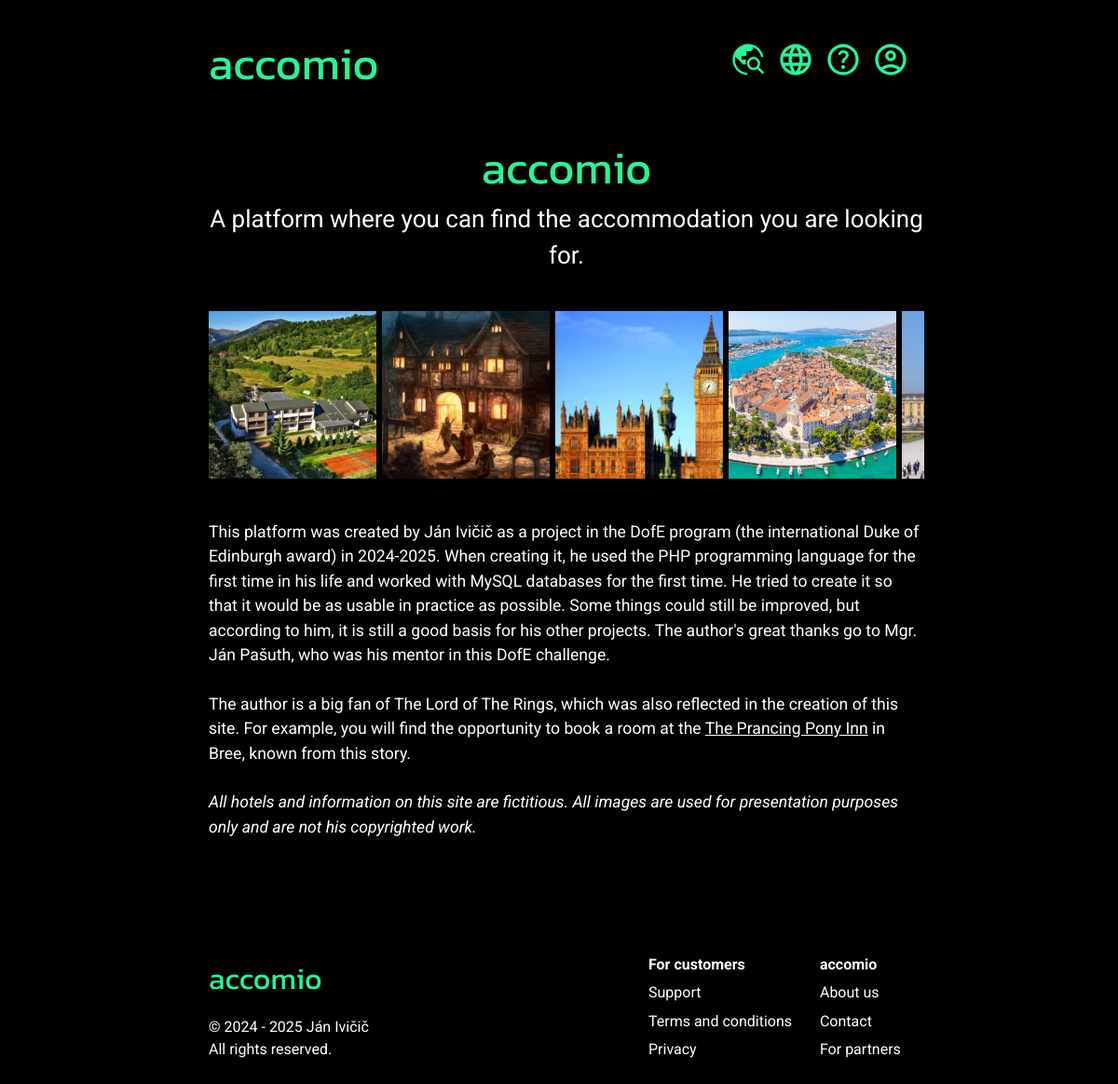
Page /about.php on the committed database.
### tables this page shows
CREATE TABLE `translations` (
  `id` int(11) NOT NULL,
  `original` text NOT NULL,
  `lang` text NOT NULL,
  `new` text NOT NULL
);

### about.php (the view, shortened to what this page needs)
<?php
$servername = "localhost";
$username = "root";
$password = "";
$dbname = "accomio";
$conn = new mysqli($servername, $username, $password, $dbname);
if (isset($_GET['lang'])) {
    $lang = $_GET['lang'];
    if ($lang == "en" || $lang == "de" || $lang == "sk") {
        unset($_COOKIE['lang']);
        setcookie("lang", $lang, time() + (86400 * 30), "/");
    } else {
        $lang = "en";
        unset($_COOKIE['lang']);
        setcookie("lang", "en", time() + (86400 * 30), "/");
    };
} elseif (isset($_COOKIE['lang'])) {
    $lang = $_COOKIE['lang'];
} else {
    $lang = substr($_SERVER['HTTP_ACCEPT_LANGUAGE'], 0, 2);
};
function t($original) {
    global $lang;
    $sql_lang = "SELECT * FROM translations WHERE lang = '" . $lang . "' AND original = '" . $original . "'";
    global $conn;
    $s_lang = $conn->query($sql_lang);
    if ($s_lang->num_rows > 0) {
        $res_lang = $s_lang->fetch_assoc();
        return $res_lang['new'];
    } else {
        return $original;
    }
}
?>
<!DOCTYPE html>
<html lang="<?php echo $lang; ?>">
    <head>
        <link rel='stylesheet' href='styles/basic.css'>
    </head>
    <body>
    <header>
            <div class="title" onclick="window.location.href ='/accomio'">accomio</div>
            <nav class="headerbtns">
                <a href="search" class="aimg"><div class="headerdiv" id="hi2">
                    <abbr class="headertext" id="ht2" title="<?php echo t("Vyhľadávanie");?>"><img src="styles/icons/search_world.svg" class="headerimgs"></abbr>
                </div></a>
                <a onclick="langbox()" class="aimg"><div class="headerdiv" id="hi1">
                    <abbr class="headertext" id="ht1" title="<?php echo t("Jazyk");?>"><img src="styles/icons/language.svg" class="headerimgs"></abbr>
                </div></a>
                <a href="help" class="aimg"><div class="headerdiv" id="hi2">
                    <abbr class="headertext" id="ht2" title="<?php echo t("Zákaznícka podpora");?>"><img src="styles/icons/help.svg" class="headerimgs"></abbr>
                </div></a>
                <a <?php if (isset($_SESSION["cd"])) {echo "onclick='userbox()'";} else {echo "href='login'";};?> class="aimg"><div class="headerdiv" id="hi2">
                    <abbr class="headertext" id="ht3" style="text-decoration: none; border-bottom: none;" title="<?php if (isset($_SESSION["cd"])) {echo t('Používateľ');} else {echo t('Prihláste sa/Registrujte sa');};?>"><img src="styles/icons/account.svg" class="headerimgs"></abbr>
                </div></a>
            </nav>
        </header>
        <div class="text" style="text-align: center;font-size: 3.25vh;">
            <div class="title" style="text-align:center">accomio</div>
            <?php echo t("Platforma, na ktorej nájdete ubytovanie, ktoré hľadáte.");?>
        </div>
        <div class="aboutimgdiv">
        <?php
            $images = glob("styles/hotels/*.{jpg,jpeg,png,gif}", GLOB_BRACE);
            foreach ($images as $image) {
                echo "<a href='" . str_replace('styles/hotels/', '', str_replace('.png', '', $image)) . "'><img src='$image' class='aboutimg'></a>";
            }
        ?>
        </div>
        <div class="text" style="font-size: 2.2vh;">
            <?php echo t('Túto platformu vytvoril Ján Ivičič ako projekt v programe DofE (medzinárodné ocenenie Duke of Edinburgh) v rokoch 2024 až 2025. Pri jej tvorbe prvýkrát v živote použil programovací jazyk PHP a prvýkrát pracoval s MySQL databázami. Snažil sa ju vytvoriť tak, aby bola čo najvyužitelnejšia v praxi. Niektoré veci by bolo treba ešte vylepšiť, ale aj tak je to podľa neho dobrý základ pre jeho ďalšie projekty. Autorova veľká vďaka patrí Mgr. Jánovi Pašuthovi, ktorý bol jeho mentorom v tejto DofE výzve.<br><br>Autor je veľkým fanúšikom Pána Prsteňov (The Lord of The Rings), čo sa prejavilo aj pri vymýšlaní tejto stránky. Nájdete tu preto napríklad možnosť rezervovať si izbu v <a href="hostinec-u-skakaveho-ponika">Hostinci u skákavého poníka</a> v Svažinách, známeho z tohto príbehu.<br><br><i>Všetky hotely a informácie na tejto stránke sú fiktívne. Všetky obrázky sú použité len na účely prezentácie a nie sú jeho autorským dielom.</i>');?>
        </div>
        <footer id="footer">
            <div class="footer-c1">
                <div class="title" style="font-size: 4vh;">accomio</div>
                <div class="copyright">&copy; 2024 - <?php echo date("Y"); ?> Ján Ivičič<br><?php echo t("Všetky práva vyhradené.");?></div>
            </div>
            <div class="footer-c2">
                <b><?php echo t("Pre zákazníkov");?></b><br>
                <a href="help"><?php echo t("Zákaznícka podpora");?></a><br>
                <a href="terms"><?php echo t("Všeobecné podmienky");?></a><br>
                <a href="privacy"><?php echo t("Ochrana súkromia");?></a>
            </div>
            <div class="footer-c3">
                <b>accomio</b><br>
                <a href="about"><?php echo t("O nás");?></a><br>
                <a href="contact"><?php echo t("Kontakt");?></a><br>
                <a href="partners"><?php echo t("Pre partnerov");?></a>
            </div>
        </footer>
    </body>
</html>

### styles/basic.css (style rules this page uses)
body { background-color: black; }
header { padding: 3vh 18vw 0vh 18vw; background-color: black; min-height: 6vh; }
.title { font-family: "Kanit", sans-serif; font-weight: 400; font-style: normal; font-size: 6vh; color: #27f695; text-align: left; }
.headerbtns { position: absolute; right: 0; top: 0; height: 5vh; display: inline-block; padding: 5.5vh 18vw 0vh 0vw; }
.headerimgs { height: 5vh; margin: 0 0.3vw 0 0.3vw; cursor: pointer; }
.headertext { font-family: "Kanit", sans-serif; font-weight: 400; font-style: normal; font-size: 2.5vh; color: white; padding-bottom: 1.25vh; vertical-align: bottom; display: inline-block; }
.headerdiv { display: inline; }
.aimg { text-decoration: none; }
.text a { color: white; }
.text { color: white; font-size: 2vh; font-family: "Roboto", sans-serif; font-weight: 400; font-style: normal; line-height: 1.5; margin-top: 5vh; margin-bottom: 5vh; width: 64vw; margin: 5vh 18vw; }
.aboutimgdiv { display: flex; overflow-x: auto; width: 64vw; margin-left: 18vw; gap: 0.5vw; }
.aboutimg { width: 15vw; aspect-ratio: 1/1; object-fit: cover; column-span: all; display: inline; }
#footer { color: white; font-family: "Roboto", sans-serif; font-weight: 400; font-style: normal; line-height: 1.9; margin-top: 15vh; margin-bottom: 10vh; white-space: nowrap; overflow: visible; }
#footer a { color: white; text-decoration: none; }
.footer-c1 { line-height: 1.5; width: 12vw; margin-left: 18vw; display: inline-block; }
.copyright { padding-top: 2vh; }
.footer-c2 { width: 10vw; margin-left: 27vw; display: inline-block; }
.footer-c3 { width: 10vw; margin-left: 5vw; display: inline-block; }

### rows in the picture
translations: new "A platform where you can find the accommodation you are looking for."
translations: new "This platform was created by Ján Ivičič as a project in the DofE program (the international Duke of Edinburgh award) in 2024-2025. When creating it, he used the PHP programming language for the first time in his life and worked with MySQL databases for the first time. He tried to create it so that it would be as usable in practice as possible. Some things could still be improved, but according to him, it is still a good basis for his other projects. The author's great thanks go to Mgr. Ján Pašuth, who was his mentor in this DofE challenge. The author is a big fan of The Lord of The Rings, which was also reflected in the creation of this site. For example, you will find the opportunity to…"
translations: new "All rights reserved."
translations: new "For customers"
translations: new "Support"
translations: new "Terms and conditions"
translations: new "Privacy"
translations: new "About us"
translations: new "Contact"
translations: new "For partners"
